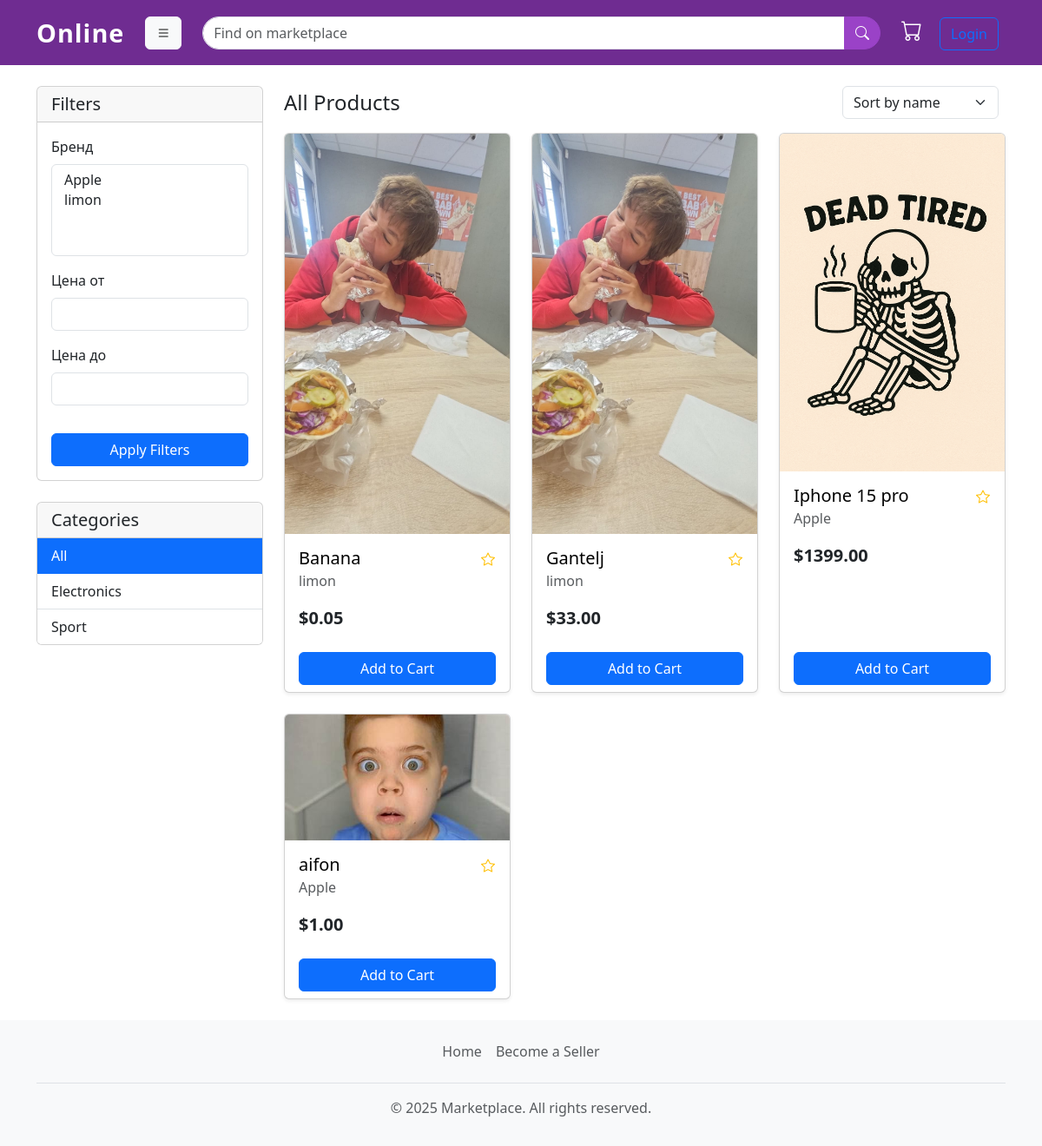
Before: / with the older database file.
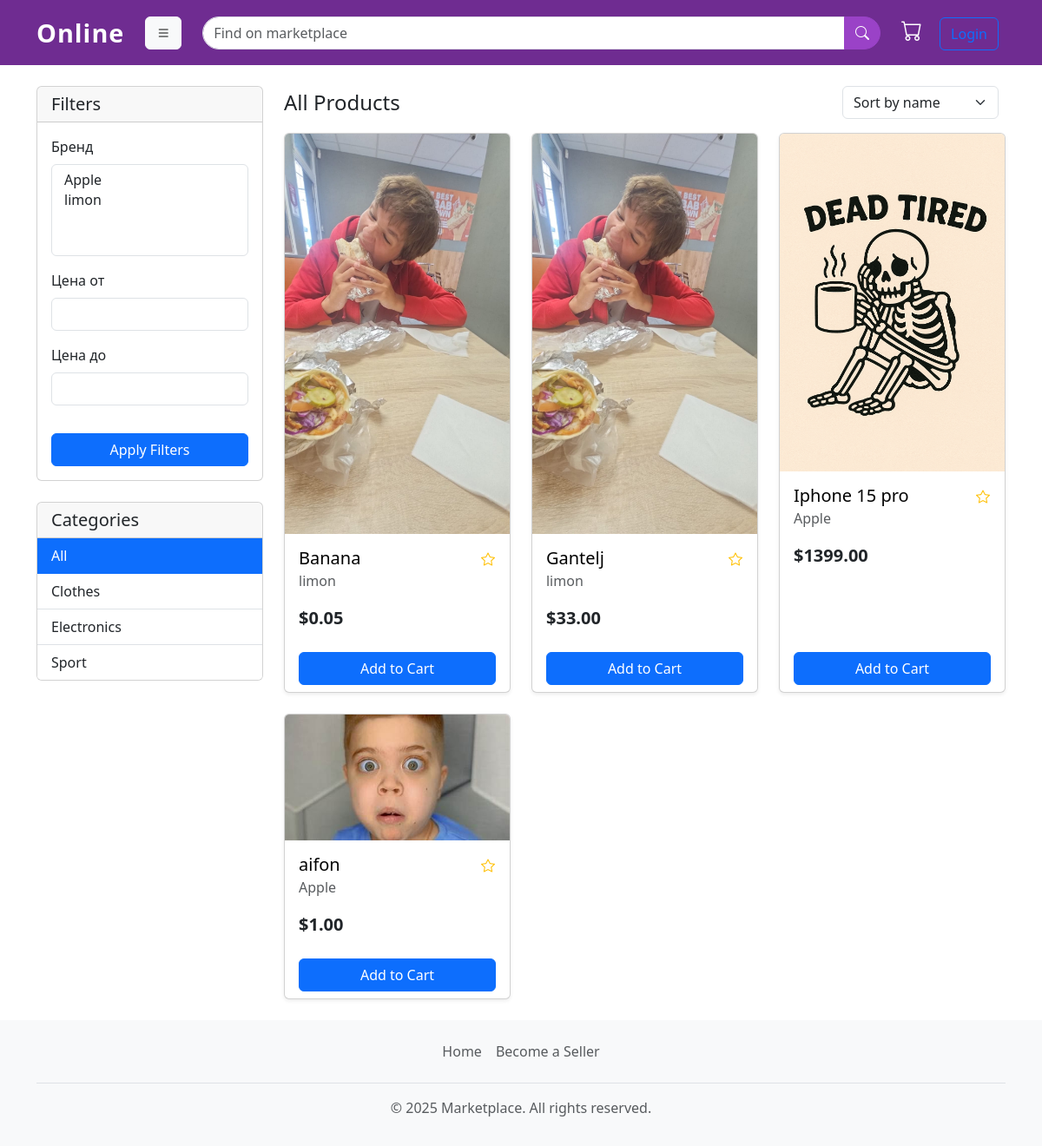
After: the same page with the newer database file.
### shop/models.py (models this page shows, shortened)
class Category(models.Model):
    name = models.CharField(max_length=200, db_index=True)
    slug = models.SlugField(max_length=200, unique=True)
    class Meta:
        ordering = ('name',)
        verbose_name = 'category'
        verbose_name_plural = 'categories'
    def get_absolute_url(self):
        return reverse('shop:product_list_by_category', args=[self.slug])

class Product(models.Model):
    seller = models.ForeignKey(settings.AUTH_USER_MODEL, on_delete=models.CASCADE, related_name='products', null=True)
    category = models.ForeignKey(Category, related_name='products', on_delete=models.CASCADE)
    brand = models.ForeignKey(Brand, related_name='products', on_delete=models.CASCADE)
    name = models.CharField(max_length=200, db_index=True)
    slug = models.SlugField(max_length=200, db_index=True)
    image = models.ImageField(upload_to='products/%Y/%m/%d', blank=True)
    description = models.TextField(blank=True)
    price = models.DecimalField(max_digits=10, decimal_places=2)
    stock = models.PositiveIntegerField()
    available = models.BooleanField(default=True)
    created = models.DateTimeField(auto_now_add=True)
    updated = models.DateTimeField(auto_now=True)
    class Meta:
        ordering = ('name',)
        indexes = [models.Index(fields=['id', 'slug'])]
    def get_absolute_url(self):
        return reverse('shop:product_detail', args=[self.id, self.slug])

class Brand(models.Model):
    name = models.CharField(max_length=200, db_index=True)
    slug = models.SlugField(max_length=200, unique=True)
    class Meta:
        ordering = ('name',)
        verbose_name = 'brand'
        verbose_name_plural = 'brands'
    def __str__(self):
        return self.name
    def get_absolute_url(self):
        return reverse('shop:product_list_by_brand', args=[self.slug])

### shop/views.py (the view)
# urls.py: path('', views.product_list, name='product_list'),
def product_list(request, category_slug=None):
    category = None
    categories = Category.objects.all()
    products = Product.objects.filter(available=True)
    wishlist_product_ids = []
    if request.user.is_authenticated:
        wishlist_product_ids = list(Wishlist.objects.filter(user=request.user).values_list('product_id', flat=True))
    if category_slug:
        category = get_object_or_404(Category, slug=category_slug)
        products = products.filter(category=category)
    search_query = request.GET.get('q')
    if search_query:
        products = products.filter(
            Q(name__icontains=search_query) |
            Q(description__icontains=search_query)
        )
    product_filter = ProductFilter(request.GET, queryset=products)
    products = product_filter.qs
    sort_by = request.GET.get('sort', 'name')
    if sort_by == 'price_asc':
        products = products.order_by('price')
    elif sort_by == 'price_desc':
        products = products.order_by('-price')
    else:
        products = products.order_by('name')
    paginator = Paginator(products, 20)
    page_number = request.GET.get('page')
    page_obj = paginator.get_page(page_number)
    context = {
        'category': category,
        'categories': categories,
        'page_obj': page_obj,
        'filter': product_filter,
        'search_query': search_query,
        'wishlist_product_ids': wishlist_product_ids,
    }
    return render(request, 'shop/product/list.html', context)

### cart/cart.py (called while the page is built)
    def __len__(self):
        return sum(item['quantity'] for item in self.cart.values())

### cart/context_processors.py (called while the page is built)
def cart(request):
    return {'cart': Cart(request)}

### shop/context_processors.py (called while the page is built)
def extras(request):
    categories = Category.objects.all()
    brands = Brand.objects.all()
    return {'categories': categories, 'brands': brands}

### shop/templates/shop/product/list.html (shortened to what this page needs)
{% extends "shop/base.html" %}
{% load crispy_forms_tags %}
{% block content %}
<div class="col-lg-3">
    <div class="card">
        <div class="card-header">
            <h5 class="mb-0">Filters</h5>
        </div>
        <div class="card-body">
            <form method="get">
                {{ filter.form|crispy }}
                <button type="submit" class="btn btn-primary w-100 mt-3">Apply Filters</button>
            </form>
        </div>
    </div>
    <div class="card mt-4">
        <div class="card-header">
            <h5 class="mb-0">Categories</h5>
        </div>
        <div class="list-group list-group-flush">
            <a href="{% url 'shop:product_list' %}" class="list-group-item list-group-item-action {% if not category %}active{% endif %}">All</a>
            {% for c in categories %}
                <a href="{{ c.get_absolute_url }}" class="list-group-item list-group-item-action {% if category.slug == c.slug %}active{% endif %}">{{ c.name }}</a>
            {% endfor %}
        </div>
    </div>
</div>
<div class="col-lg-9">
    <div class="d-flex justify-content-between align-items-center mb-3">
        <h4 class="mb-0">{% if category %}{{ category.name }}{% elif brand %}{{ brand.name }}{% else %}All Products{% endif %}</h4>
        <form method="get" class="d-flex">
            <select name="sort" class="form-select me-2" onchange="this.form.submit()">
                <option value="name" {% if request.GET.sort == 'name' %}selected{% endif %}>Sort by name</option>
            </select>
        </form>
    </div>
    <div class="row row-cols-1 row-cols-sm-2 row-cols-md-3 g-4">
        {% for product in page_obj %}
            <div class="col">
                <div class="card h-100 shadow-sm">
                    <img src="{% if product.image %}{{ product.image.url }}{% else %}https://via.placeholder.com/350x250{% endif %}" class="card-img-top" alt="{{ product.name }}">
                    <div class="card-body">
                        <div class="d-flex justify-content-between align-items-start">
                            <h5 class="card-title mb-0">
                                <a href="{{ product.get_absolute_url }}" class="text-decoration-none text-dark stretched-link">{{ product.name }}</a>
                            </h5>
                            <a href="{% url 'shop:toggle_wishlist' product.id %}" class="btn btn-link text-warning p-0" style="position: relative; z-index: 1;">
                                <i class="bi {% if product.id in wishlist_product_ids %}bi-star-fill{% else %}bi-star{% endif %}"></i>
                            </a>
                        </div>
                        <p class="card-text text-muted">{{ product.brand.name }}</p>
                        <p class="card-text fs-5 fw-bold">${{ product.price }}</p>
                    </div>
                    <div class="card-footer bg-transparent border-top-0">
                         <form action="{% url 'cart:cart_add' product.id %}" method="post" class="d-grid" style="position: relative; z-index: 1;">
                            <button type="submit" class="btn btn-primary">Add to Cart</button>
                        </form>
                    </div>
                </div>
            </div>
        {% empty %}
            <div class="col-12">
                <div class="alert alert-warning" role="alert">
                    No products found.
                </div>
            </div>
        {% endfor %}
    </div>
</div>
{% endblock %}

### shop/templates/shop/base.html (shortened to what this page needs)
{% load static %}
<!DOCTYPE html>
<html lang="en">
<head>
    <link href="https://cdn.jsdelivr.net/npm/bootstrap@5.3.0/dist/css/bootstrap.min.css" rel="stylesheet">
    <link href="https://cdn.jsdelivr.net/npm/bootstrap-icons/font/bootstrap-icons.css" rel="stylesheet">
    <link rel="stylesheet" href="{% static 'css/custom.css' %}">
</head>
<body>
<header class="header-main">
    <div class="container">
        <div class="row align-items-center">
            <div class="col-auto">
                <a href="{% url 'shop:product_list' %}" class="online-logo-link text-decoration-none">
                    <strong>Online</strong>
                </a>
            </div>
            <div class="col-auto">
                <button class="btn btn-light" type="button" data-bs-toggle="offcanvas" data-bs-target="#mainMenu" aria-controls="mainMenu">
                    <i class="bi bi-list"></i>
                </button>
            </div>
            <div class="col">
                <form class="search-form" action="{% url 'shop:product_list' %}" method="get">
                    <div class="input-group">
                        <input type="search" name="q" class="form-control" placeholder="Find on marketplace" value="{{ search_query|default:'' }}">
                        <button class="btn btn-primary" type="submit"><i class="bi bi-search"></i></button>
                    </div>
                </form>
            </div>
            <div class="col-auto">
                <div class="user-actions">
                    <a href="{% url 'cart:cart_detail' %}" class="text-decoration-none text-dark me-3 position-relative">
                        <i class="bi bi-cart fs-4"></i>
                    </a>
                    {% if user.is_authenticated %}
                        <div class="dropdown text-end">
                            <a href="#" class="d-block link-dark text-decoration-none dropdown-toggle" id="dropdownUser1" data-bs-toggle="dropdown" aria-expanded="false">
                                <i class="bi bi-person-circle fs-4"></i>
                            </a>
                            <ul class="dropdown-menu text-small" aria-labelledby="dropdownUser1">
                                <li><a class="dropdown-item" href="{% url 'users:profile' %}">Profile</a></li>
                            {% if user.is_seller %}
                            <li><a class="dropdown-item" href="{% url 'dashboard:home' %}">Seller Dashboard</a></li>
                            {% endif %}
                                <li><a class="dropdown-item" href="{% url 'shop:wishlist' %}">Wishlist</a></li>
                                <li><a class="dropdown-item" href="{% url 'orders:order_history' %}">Order History</a></li>
                                <li><hr class="dropdown-divider"></li>
                                <li><a class="dropdown-item" href="{% url 'users:logout' %}">Sign out</a></li>
                            </ul>
                        </div>
                    {% else %}
                        <a href="{% url 'users:login' %}" class="btn btn-outline-primary me-2">Login</a>
                    {% endif %}
                </div>
            </div>
        </div>
    </div>
</header>
<main class="py-4">
    <div class="container">
        <div class="row">
            {% block content %}
            {% endblock %}
        </div>
    </div>
</main>
<footer class="footer mt-auto py-3 bg-light">
    <div class="container">
        <ul class="nav justify-content-center border-bottom pb-3 mb-3">
            <li class="nav-item"><a href="{% url 'shop:product_list' %}" class="nav-link px-2 text-muted">Home</a></li>
            <li class="nav-item"><a href="{% url 'users:seller_register' %}" class="nav-link px-2 text-muted">Become a Seller</a></li>
        </ul>
        <p class="text-center text-muted">&copy; {% now "Y" %} Marketplace. All rights reserved.</p>
    </div>
</footer>
</body>
</html>

### static/css/custom.css (style rules this page uses)
.header-main { background-color: #6f2c91; padding: 1rem 0; color: white; }
.search-form .form-control { border-radius: 25px 0 0 25px; }
.search-form .btn { border-radius: 0 25px 25px 0; background-color: #9a42c7; border-color: #9a42c7; }
.user-actions > a.text-dark { color: white !important; }
.online-logo-link { color: white; font-weight: bold; font-size: 1.8rem; letter-spacing: 1px; }
.card-title a, .list-group-item a { color: #000 !important; text-decoration: none; }

Changed rows visible on the page:
added Category: name "Clothes"
